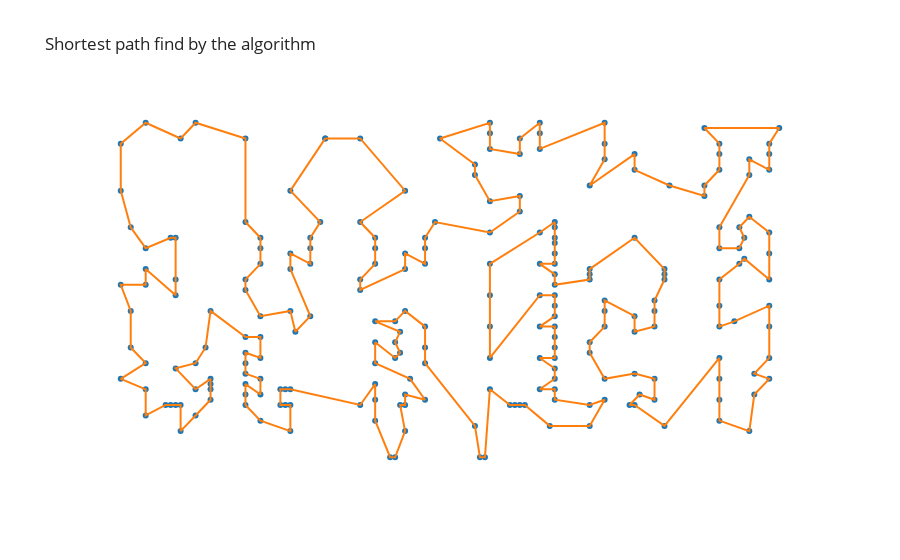

Write notebook code for a chart like this one.
### Code cell
# Test de l'algorithme de kohonen
data = data_TSPLIB(f'data/{ENSEMBLE_TEST[choix_data_test]}.tsp')
df = test_unitaire(choix_data_test, 'kohonen')
affichage(df, data).show()

### Figure 1 — Plotly figure (JSON) as saved in the notebook; plotly's stock layout.template omitted (floating-point values rounded to 4 significant figures; data arrays with more than 128 entries replaced by an {"elided": "..."} marker saying what was removed)
{"data": [{"hovertemplate": "x=%{x}<br>y=%{y}<extra></extra>", "legendgroup": "", "marker": {"color": "#1F77B4", "symbol": "circle"}, "mode": "markers", "name": "", "orientation": "v", "showlegend": false, "type": "scatter", "x": {"elided": "238 int values"}, "xaxis": "x", "y": {"elided": "238 int values"}, "yaxis": "y"}, {"mode": "lines", "showlegend": false, "type": "scatter", "x": {"elided": "238 int values"}, "y": {"elided": "238 int values"}}], "layout": {"legend": {"tracegroupgap": 0}, "title": {"text": "Shortest path find by the algorithm"}, "xaxis": {"anchor": "y", "domain": [0, 1], "title": {"text": "x"}, "visible": false, "zeroline": false}, "yaxis": {"anchor": "x", "domain": [0, 1], "title": {"text": "y"}, "visible": false, "zeroline": false}}}
